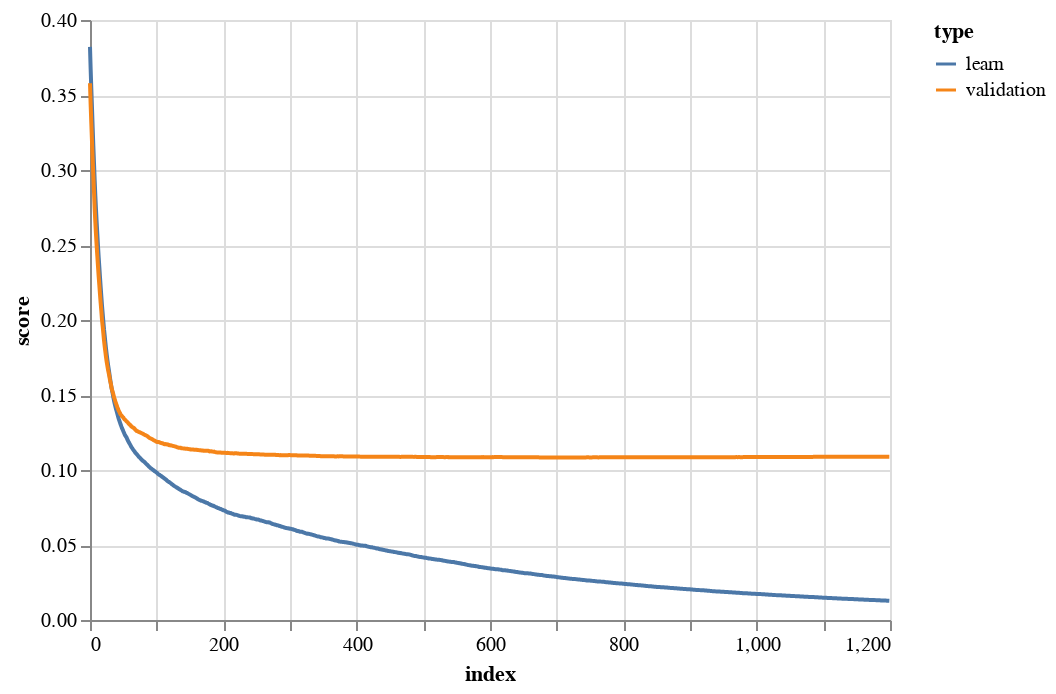

The notebook cell saved with this chart:
### Code cell
fits = {}
fits['learn'] = list(fitted.get_evals_result()['learn'].values())[0]
fits['validation'] = list(fitted.get_evals_result()['validation'].values())[0]
df = pd.DataFrame.from_dict(fits)
df.reset_index(inplace=True)
df =  df.melt('index',var_name= 'type',value_name='score')
fitted.get_evals_result()

alt.Chart(df).mark_line().encode(
    x='index',
    y='score',
    color='type',
)

### Figure 1 — Vega-Lite specification as saved in the notebook (floating-point values rounded to 4 significant figures; data arrays with more than 128 entries replaced by an {"elided": "..."} marker saying what was removed)
{"config": {"view": {"continuousWidth": 400, "continuousHeight": 300}}, "data": {"name": "data-57fdac5dd781f47a0fb2a23ee3f509db"}, "mark": "line", "encoding": {"color": {"type": "nominal", "field": "type"}, "x": {"type": "quantitative", "field": "index"}, "y": {"type": "quantitative", "field": "score"}}, "$schema": "https://vega.github.io/schema/vega-lite/v4.0.2.json", "datasets": {"data-57fdac5dd781f47a0fb2a23ee3f509db": {"elided": "2400 records"}}}
